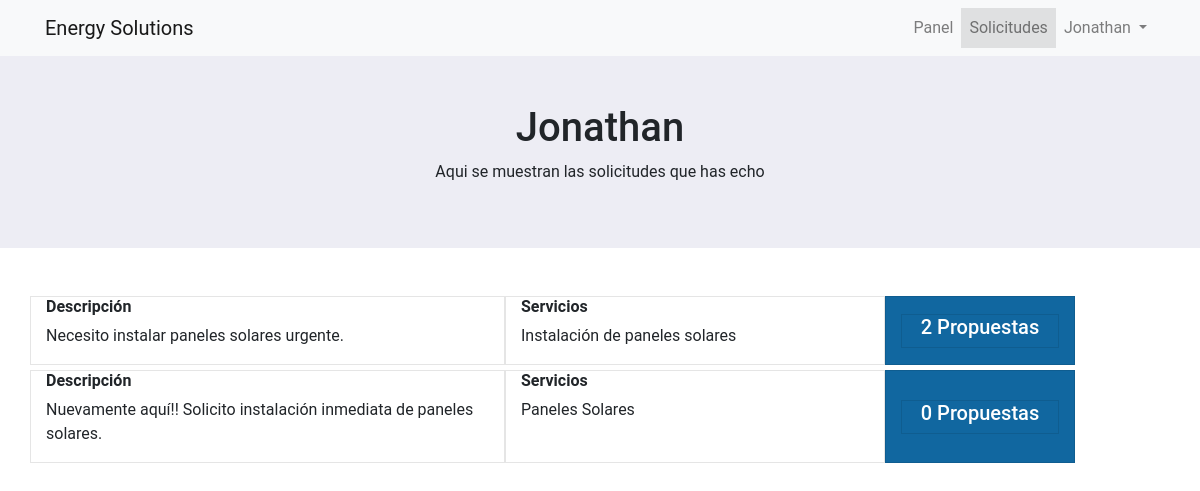
Screenshot of /rol/cliente/solicitudes.php (signed in) with the database file from the repository.
### tables this page shows
CREATE TABLE `intereses` (
  `id` int(11) NOT NULL,
  `nombre` varchar(30) NOT NULL,
  `descripcion` text NOT NULL,
  `servicio` varchar(100) NOT NULL,
  `email` varchar(50) NOT NULL
);

### login/CRUD/class/Consultas.php (called while the page is built, shortened)
<?php
class Usuarios
{
    private static $instancia;
    private $dbh;
    private function __construct()
    {
        try {
            $this->dbh = new PDO('mysql:host=localhost;dbname=areaenergetica', 'root', 'pass1234');
            $this->dbh->exec("SET CHARACTER SET utf8");
            $this->dbh->setAttribute(PDO::ATTR_ERRMODE, PDO::ERRMODE_EXCEPTION);
            $this->dbh->setAttribute(PDO::ATTR_EMULATE_PREPARES, false);
        } catch (PDOException $e) {
            print "Error!: " . $e->getMessage();
            die();
        }
     }
    public static function singleton()
    {
        if (!isset(self::$instancia)) {
            self::$instancia = new $miclase;
        }
        return self::$instancia;
    }
    public function Lee_solicitud($email)
    {
        try {
            $query = $this->dbh->prepare("SELECT * FROM intereses WHERE email = ?");
            $query->bindParam(1, $email);
            $query->execute();
            return $query->fetchAll();
            $this->dbh = null;
        }catch (PDOException $e) {
            $e->getMessage();
        }
    }
    public function Cuenta_Solicitudes($id_solicitud)
    {
        try {
            $query = $this->dbh->prepare("SELECT count(*) FROM  notificaciones WHERE id_solicitud = ?");
            $query->bindParam(1, $id_solicitud);
            $query->execute();
            return $query->fetchAll();
            $this->dbh = null;
        }catch (PDOException $e) {
            $e->getMessage();
        }
    }
}
?>

### rol/cliente/solicitudes.php (the view, shortened to what this page needs)
<?php
    $sesion = $_SESSION['usuario'];
    $email = $_SESSION['email'];
?>
<!DOCTYPE html>
<html lang="en">
<head>
    <link rel="stylesheet" href="../bootstrap4.5/css/bootstrap.min.css">
    <link rel="stylesheet" href="../bootstrap4.5/css/estilos.css">
</head>
<body>
<nav class="navbar navbar-expand-md navbar-light bg-light">
        <div class="container">
            <a href="#" class="navbar-brand">
            Energy Solutions</a>
            <div class="navbar-collapse" id="second-navbar">
                <ul class="navbar-nav ml-auto">
                    <li class="nav.item"><a class="nav-link" href="cliente.php?op=0">Panel</a></li>
                    <li class="nav.item activo"><a class="nav-link" href="">Solicitudes</a></li>
                    <li class="nav-item dropdown">
                        <a href="#" class="nav-link dropdown-toggle" data-toggle="dropdown">
                        <?php echo $sesion ?>
                        </a>
                    </li>
                </ul>
            </div>
        </div>
    </nav>
    <section style="background: #ededf4; text-align: center;" class="p-5">
        <div class="container">
            <h1><?php echo $sesion ?></h1>
            <p>Aqui se muestran las solicitudes que has echo</p>
        </div>
    </section>
    <section class="mt-5 container">
    <?php
        require_once("../../login/CRUD/class/Consultas.php");
        $usuarios = Usuarios::singleton();
        $data = $usuarios->Lee_solicitud($email);
        if(count($data)){
            foreach ($data as $fila) {
                $id=$fila['id'];
                $descripcion=$fila['descripcion'];
                $servicio=$fila['servicio'];
                echo '
                <div class="interes">
                        <div class="row">
                        <div class="descripcion col-lg-5 col-md-12">
                            <h6>Descripción</h6>
                            <p>'.$descripcion.'</p>
                        </div>
                        <div class="servicio col-lg-4 col-md-12">
                            <h6>Servicios</h6>
                            <p>'.$servicio.'</p>
                        </div>
                        <div class="boton negociar col-lg-2 col-md-12">
                                <a href="detalles_solicitud.php?id='.$id.'" class="boton negociar col-lg-12 col-md-12">
                                ';
                                    $usuarios1 = Usuarios::singleton();
                                    $cuenta_solicitudes = $usuarios1->Cuenta_Solicitudes($id);
                                    $numedoDeSolicitudes = 0;
                                    if(count($cuenta_solicitudes)){
                                        foreach ($cuenta_solicitudes as $fila) {
                                            $numedoDeSolicitudes = $fila['count(*)'];
                                        }
                                    }
                                   echo ' <h5>'.$numedoDeSolicitudes.' Propuestas</h5>
                                </a>
                        </div>
                    </div>
                </div>
                ';
            }
        }
    ?>
    </section>
</body>
</html>

### rows the page displays
intereses: descripcion "Necesito instalar paneles solares urgente.", servicio "Instalación de paneles solares", numedoDeSolicitudes "2"
intereses: descripcion "Nuevamente aquí!! Solicito instalación inmediata de paneles solares.", servicio "Paneles Solares", numedoDeSolicitudes "0"

### other values shown
$sesion "Jonathan"
